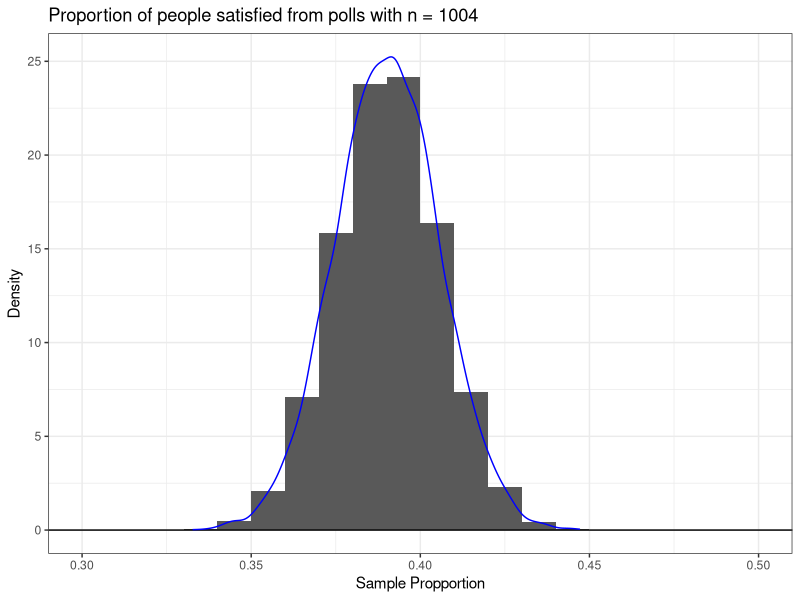
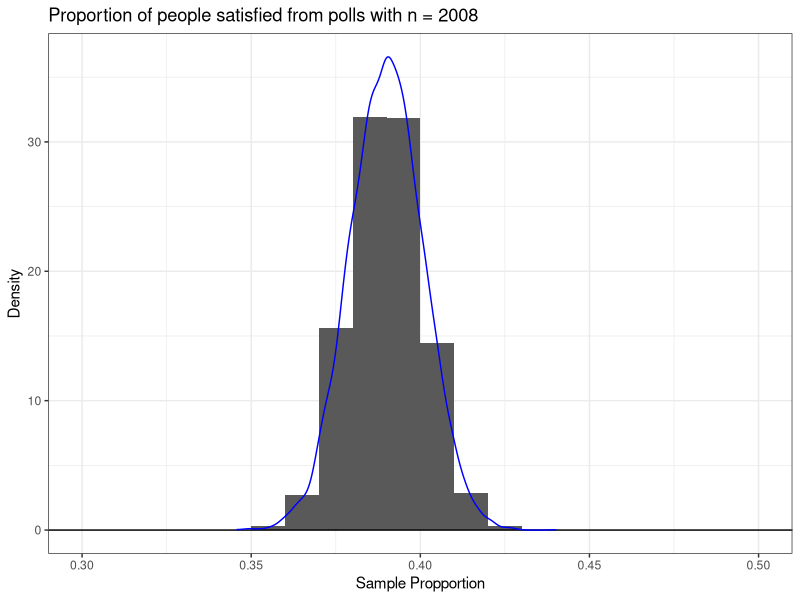

Here is the R script that generated these plots, in order: (Note: a time limit stopped this script after it produced the figures.)
#Lab 10
install.packages("tidyverse")
install.packages("ggplot2")
install.packages("patchwork")
library(tidyverse)
library(ggplot2)
library(patchwork)

simulations = 10000
sample.size1 = 1004
p.true = 0.39
poll.data1 = rbinom(simulations, sample.size1, p.true)/sample.size1
df1 = data.frame(x=poll.data1)
histogram.plot1 = ggplot(data = df1, aes(x=x))+         
  geom_histogram(aes(y=after_stat(density)),
                 breaks=seq(0.3,0.5,0.01)) +
  geom_hline(yintercept=0)+                      
  theme_bw()+                                     
  geom_density(color = "blue") +
  xlab("Sample Propportion")+                 
  ylab("Density")+             
  labs(color = "", title = "Proportion of people satisfied from polls with n = 1004")
histogram.plot1

range1 = quantile(poll.data1, c(0.025, 0.975)) #(.3595618, .4203187), range = 0.0607569
MOE1 = (range1[2]-range1[1])/2 #MOE = 0.03037845, approx 3%

sample.size2 = 2008
poll.data2 = rbinom(simulations, sample.size2, p.true)/sample.size2
df2 = data.frame(x=poll.data2)
histogram.plot2 = ggplot(data = df2, aes(x=x))+                 
  geom_histogram(aes(y=after_stat(density)),
                 breaks=seq(0.3,0.5,0.01)) +
  geom_hline(yintercept=0)+                                 
  theme_bw()+                                                     
  geom_density(color = "blue") +
  xlab("Sample Propportion")+                                     
  ylab("Density")+                              
  labs(color = "", title = "Proportion of people satisfied from polls with n = 2008")
histogram.plot2

range2 = quantile(poll.data2, c(0.025, 0.975)) #(0.3685259, 0.4113546), range = 0.0428287 
MOE2 = (range2[2]-range2[1])/2 #MOE = 0.02141435, approx 2%

#Task 2: resampling
n = 1004
yes = round(n*p.true)
og.sample = tibble(id = 1:n,
                   measurement = c(rep(1, yes), rep(0,n-yes)))
og.sample |>
  summarize(mean = mean(measurement))
resamples = numeric(10000)
for(i in 1:10000){
  resample = sample(x = og.sample$measurement,
                    size = n,
                    replace = T)
  resamples[i] = mean(resample)
}
resamples.df = data.frame(x = resamples)
resampling.plot = ggplot(data = resamples.df, aes(x=x))+                 
  geom_histogram(aes(y=after_stat(density)),
                 breaks=seq(0.3,0.5,0.01)) +
  geom_hline(yintercept=0)+                                 
  theme_bw()+                                                     
  geom_density(color = "blue") +
  xlab("Resample Propportion")+                                     
  ylab("Density")+                              
  labs(color = "", title = "Resampling proportion of people satisfied with n = 1004")

resampling.range = quantile(resamples, c(0.025, 0.975)) #(0.3595618, 0.4213147 ), range = 0.0617529
resampling.MOE = (resampling.range[2]-resampling.range[1])/2 #MOE = 0.03087649 , approx 3%

#Task 3: Simulation over n and p
simulations = 10000
n.vec = seq(100, 3000, by = 10)
p.vec = seq(.01, .99, by = .01)
MOE.data = data.frame(n = numeric(0), p = numeric(0), MOE = numeric(0)) #data frame for MOEs
for(i in 1:length(n.vec)){
  for(j in 1:length(p.vec)){
    n.val = n.vec[i]
    p.val = p.vec[j]
    data = rbinom(simulations, n.val, p.val)/n.val #new set of data
    range = quantile(data, c(0.025,0.975)) #range for current data
    MOE = (range[2]-range[1])/2 #MOE for current data
    MOE.data = rbind(MOE.data, data.frame(n = n.val, p = p.val, MOE = MOE)) #add row with current n, p, and MOE
  }
}

#geom_raster plot of estimated MOE
MOE.plot = ggplot(MOE.data, aes(x=n, y = p, fill = MOE)) +
  geom_raster() +
  scale_fill_viridis_c(name = "Margin of Error") +
  labs(title = "Estimated MOE as a function of sample size and true probability") +
  xlab("n") +
  ylab("p")

#Task 4: Actual Margin of Error Calculation
n.vec = seq(100, 2000, by = 10)
p.vec = seq(.01, .99, by = .01)
alpha = 0.05
Z = qnorm(1- alpha/2)
Wilson.data = data.frame(n = numeric(0), p = numeric(0), Wilson.MOE = numeric(0)) #data frame for Wilson MOEs
for(i in 1:length(n.vec)){
  for(j in 1:length(p.vec)){
    n.val = n.vec[i]
    p.val = p.vec[j]
    Wilson.MOE = Z*(sqrt(n.val*p.val*(1-p.val) + ((Z^2)/4)))/(n.val + Z^2) #Wilson MOE for current data
    Wilson.data = rbind(Wilson.data, data.frame(n = n.val, p = p.val, Wilson.MOE = Wilson.MOE)) #add row with current n, p, and Wilson MOE
  }
}

Wilson.plot = ggplot(Wilson.data, aes(x=n, y = p, fill = Wilson.MOE)) +
  geom_raster() +
  scale_fill_viridis_c(name = "Wilson Margin of Error") +
  labs(title = "Wilson MOE as a function of sample size and true probability") +
  xlab("n") +
  ylab("p") +
  theme_minimal()
